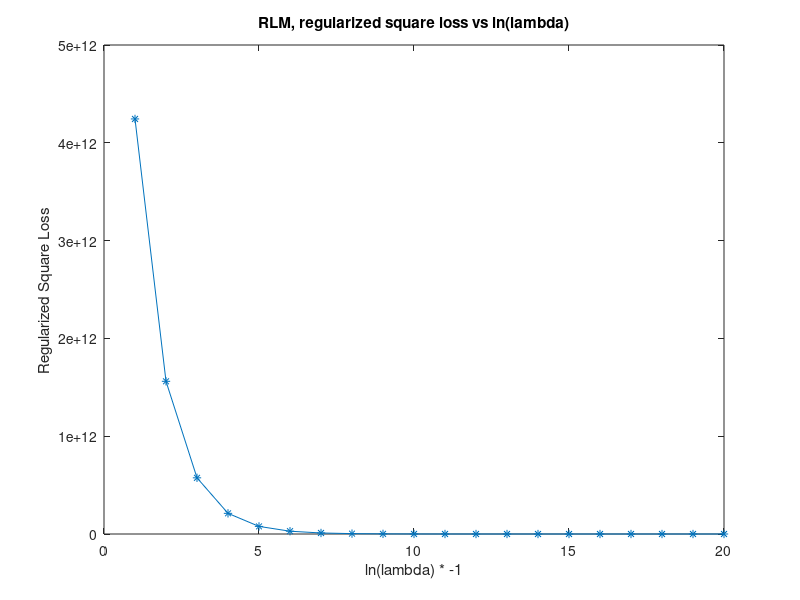
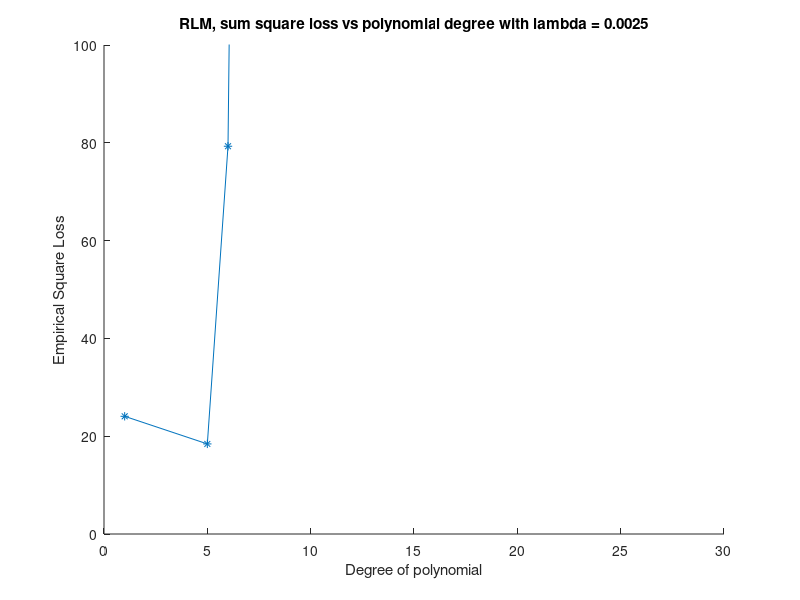

MATLAB code for these plots, in order:
x = load('dataset1_inputs.txt');
t = load('dataset1_outputs.txt');

p = polyfit(x,t,20);
results = polyval(p,x);
errors = zeros(1,20);
n = norm(p)^2;
for i=1:20
    errors(i) = sum(0.5 .* (results - t).^2 + (exp(-i)/2 * n));
end

figure;
plot([1:1:20],errors,'-*');
title('RLM, regularized square loss vs ln(lambda)');
xlabel('ln(lambda) * -1');
ylabel('Regularized Square Loss');

%step 5 visualization
w = [1,5,6,10,20,30]
disp_errors = zeros(1,6);
for j=1:6
    p = polyfit(x,t,w(j));
    disp_data = polyval(p,x);
    disp_norm = norm(p)^2;
    disp_errors(j) = sum(0.5 .* (disp_data - t).^2 + (0.0025/2 * disp_norm)); 
end

%plot of errors for W=1,5,10,20,30
figure;
hold on;
plot(w,disp_errors,'-*');
ylim([0,100]);
title('RLM, sum square loss vs polynomial degree with lambda = 0.0025');
xlabel('Degree of polynomial');
ylabel('Empirical Square Loss');